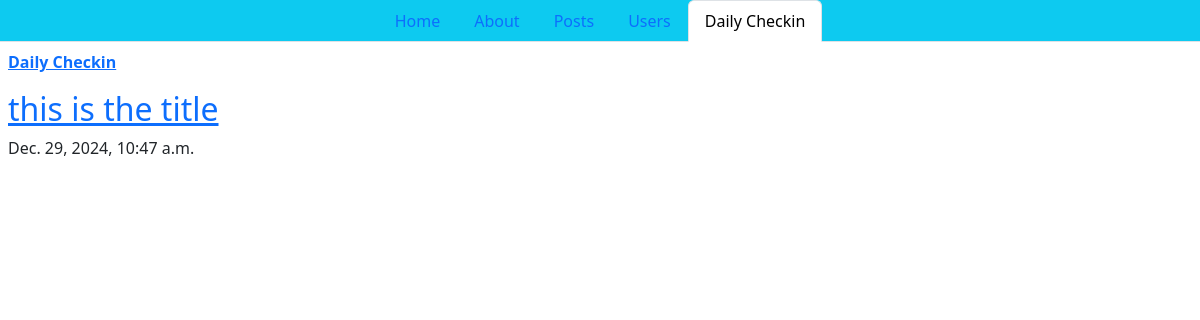
The app's page /dailycheckin/list/, older data.
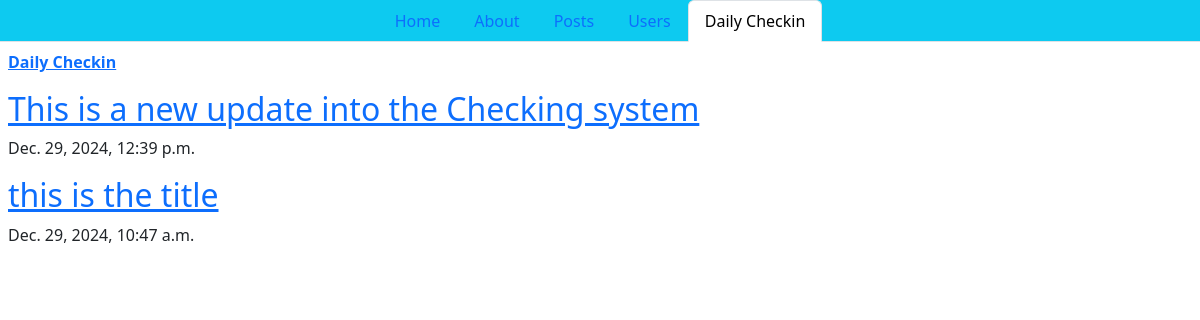
The same page, newer data.
### dailycheckin/models.py (models this page shows, shortened)
class CheckIn(models.Model):
    title = models.CharField(max_length=255)
    datetime = models.DateTimeField(auto_now_add=False)
    journal = models.CharField(max_length=2000)
    teeth = models.PositiveIntegerField(default=2, validators=[MinValueValidator(1), MaxValueValidator(2)])
    sleep = models.PositiveIntegerField()
    skincare = models.PositiveIntegerField()
    gym_hours = models.PositiveIntegerField()
    coding_hours = models.PositiveIntegerField()
    pages_read = models.PositiveIntegerField()

### dailycheckin/views.py (the view)
# urls.py: path('list/', views.checkin_list, name="checkin_list"),
def checkin_list(request):
    checkins = CheckIn.objects.all().order_by('-datetime')
    return render(request, 'dailycheckin/checkin_list.html', {'checkins': checkins})

### dailycheckin/templates/dailycheckin/checkin_list.html (shortened to what this page needs)
{% extends "layout.html" %}
{% block content %}
<section class="p-2">
    <a  href="{% url 'dailycheckin:checkin' %}">
        <strong>Daily Checkin</strong>
    </a>
</section>
<section class="p-2">
    {% for checkin in checkins %}
        <article class="post">
            <h2>
                <a href="{% url 'dailycheckin:checkin_detail' date_slug=checkin.datetime|date:"Y-m-d" %}">
                    {{ checkin.title }}
                </a>
            </h2>
            <p>{{ checkin.datetime }}</p>
        </article>
    {% endfor %}
</section>
{% endblock content %}

### templates/layout.html (shortened to what this page needs)
<!DOCTYPE html>
{% load static %}
<html lang="en">
<head>
    {% load bootstrap5 %}
    {% bootstrap_css %}
</head>
<body>
    <nav class="nav nav-tabs bg-info justify-content-center">
        <li class="nav item">
            <a class="nav-link {% if request.path == '/' %}active{% endif %}" href="/">Home</a>
        </li>
        <li class="nav item">
            <a class="nav-link {% if request.path == '/about/' %}active{% endif %}" href="/about">About</a>
        </li>
        <li class="nav item">
            <a class="nav-link {% if request.resolver_match.url_name == 'list' %}active{% endif %}" href="{% url 'posts:list' %}">Posts</a>
        </li>
        <li class="nav item">
            <a class="nav-link {% if request.resolver_match.url_name == 'register' %}active{% endif %}" href="{% url 'users:register' %}">Users</a>
        </li>
        <li class="nav item">
            <a class="nav-link {% if request.resolver_match.url_name == 'checkin_list' %}active{% endif %}"  href="{% url 'dailycheckin:checkin_list' %}">Daily Checkin</a>
        </li>
    </nav>
    <main>
        {% block content%}
        {% endblock %}
    </main>
</body>
</html>

Row changes from the older to the newer data that the page shows:
added CheckIn: title "This is a new update into the Checking system", datetime "Dec. 29, 2024, 12:39 p.m."
